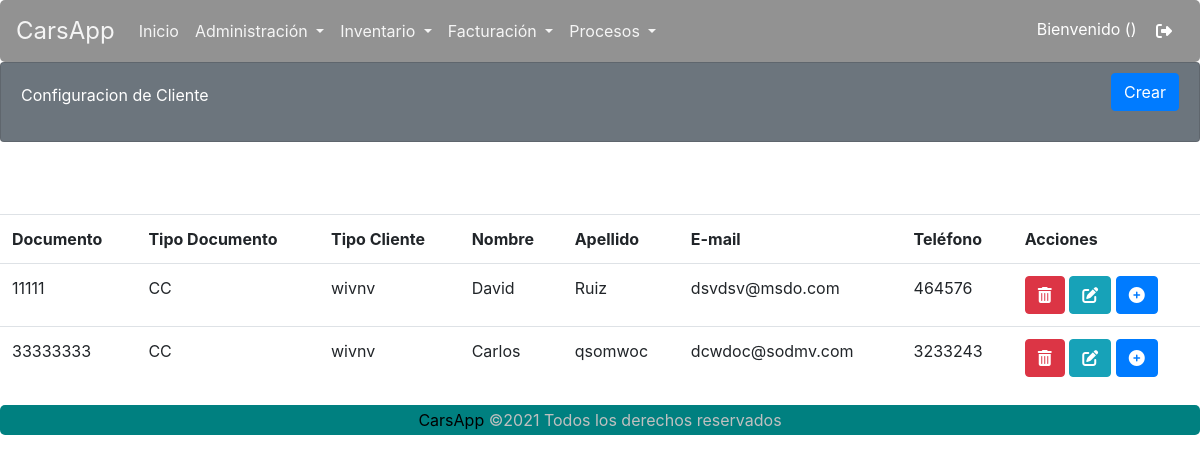
The app's page /carsapp/clienteListar/ (signed in) with its own data.
### carsapp/models.py (models this page shows)
class Lista_Cliente(models.Model):
    id_Cliente = models.IntegerField(primary_key=True)
    tipo_Documento = models.CharField(max_length=15, blank=False, null=True)
    tipo_Cliente = models.CharField(max_length=30, blank=False, null=False)
    nombre_Cliente = models.CharField(max_length=30, blank=False, null=False)
    apellido_Cliente = models.CharField(max_length=30, blank=False, null=False)
    email_Cliente = models.EmailField(blank=False, null=False)
    telefono_Cliente = models.CharField(max_length=15, blank=False, null=False)

### carsapp/views.py (the view)
# urls.py: path('clienteListar/', views.ClienteLista.as_view(), name='clienteListar'),
class ClienteLista(ListView):
    template_name = 'carsapp/clienteListar.html'
    queryset = Lista_Cliente.objects.all()
    paginate_by = 2
    def get_context_data(self, **kwargs):
        context = super().get_context_data(**kwargs)
        context['message'] = 'Lista de Empleados'
        print(context)
        return context

### carsapp/templates/carsapp/clienteListar.html (shortened to what this page needs)
{% extends 'carsapp/base.html' %}
{% load static %}
{% block contenedor %}
<div class="card text-white bg-secondary">
    <div class="card-body">
        <div>
            Configuracion de Cliente
        </div>
        <div class="btn-cerrarSesion">
            <a class="btn btn-primary" href="{% url 'carsapp:clienteFormulario' %}" id="ID_BTNListar">Crear</a>
        </div>
    </div>
</div>
    <br>
    <br />
    <br />
    {% if object_list %}
    <table class="table  table-hover">
        <tr>
            <th>Documento</th>
            <th>Tipo Documento</th>
            <th>Tipo Cliente</th>
            <th>Nombre</th>
            <th>Apellido</th>
            <th>E-mail</th>
            <th>Teléfono</th>
            <th>Acciones</th>
        </tr>
        {% for registro in object_list %}
        <tr>
            <td>{{ registro.id_Cliente }}</td>
            <td>{{ registro.tipo_Documento }}</td>
            <td>{{ registro.tipo_Cliente }}</td>
            <td>{{ registro.nombre_Cliente }}</td>
            <td>{{ registro.apellido_Cliente }}</td>
            <td>{{ registro.email_Cliente }}</td>
            <td>{{ registro.telefono_Cliente }}</td>
            <td>
                <a class="btn btn-danger" href="javascript:vehiculo_Eliminar('{% url 'carsapp:clienteEliminar' registro.id_Cliente %}')" role="button"><i class="fas fa-trash-alt"></i></a>
                <a class="btn btn-info" href="{% url 'carsapp:clienteFormActualizar' registro.id_Cliente %}" role="button"><i class="fas fa-edit"></i></a>
                <a class="btn btn-primary" href="{% url 'carsapp:vehiculoFormulario' registro.id_Cliente %}" role="button"><i class="fas fa-plus-circle"></i></a>
            </td>
        </tr>
        {% endfor %}
    </table>
    {% else %}
    No hay datos aún.
    {% endif %}
{% endblock %}

### carsapp/static/carsapp/CSS/estilos.css (style rules this page uses)
* { margin: 0; padding: 0; }
.card-body > div { display: inline-block; }
.btn-cerrarSesion { margin-top: -10px; float: right; }
.card { height: 10vh; }
h4, h2,small,a { margin: 0; padding: 0; color: black; }
a { text-decoration: none; }

### records on screen
Lista_Cliente: id_Cliente "11111", tipo_Documento "CC", tipo_Cliente "wivnv", nombre_Cliente "David", apellido_Cliente "Ruiz", email_Cliente "dsvdsv@msdo.com", telefono_Cliente "464576"
Lista_Cliente: id_Cliente "33333333", tipo_Documento "CC", tipo_Cliente "wivnv", nombre_Cliente "Carlos", apellido_Cliente "qsomwoc", email_Cliente "dcwdoc@sodmv.com", telefono_Cliente "3233243"
